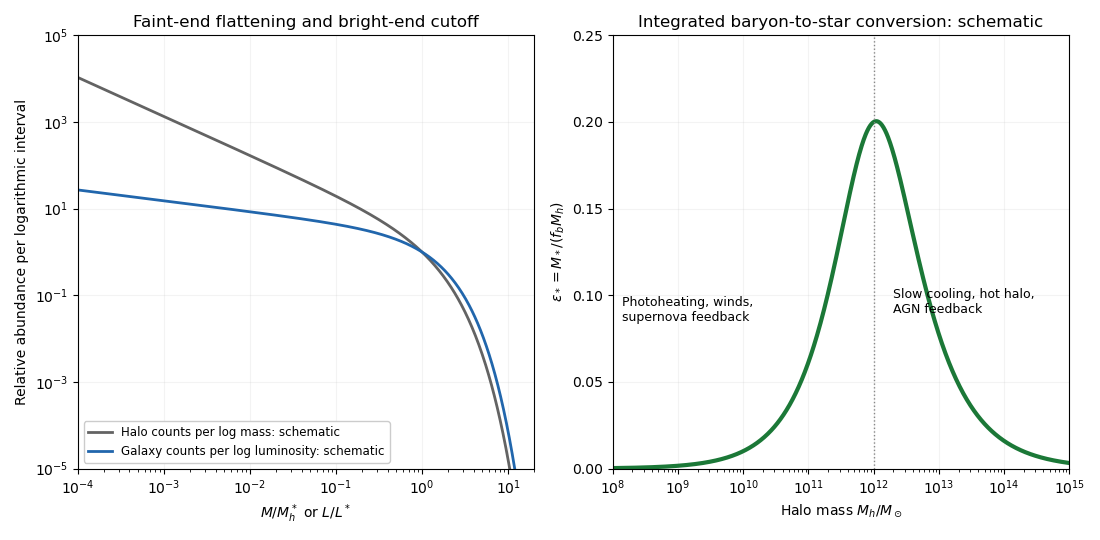

The script that saved this image:
"""Dimensionless conceptual curves, not observational fits. Python 3.14 / root deps.
Writes only PNG basename to cwd and respects caller MPLCONFIGDIR.
"""
import numpy as np
import matplotlib
matplotlib.use('Agg')
import matplotlib.pyplot as plt
q=np.logspace(-4,2,900);halo=q**(-.9)*np.exp(-q);gal=q**(-.25)*np.exp(-q)
M=np.logspace(8,15,900);r=M/1e12;eff=.4/(r**(-.8)+r**(.7))
fig,(a,b)=plt.subplots(1,2,figsize=(11,5.4),dpi=100,facecolor='white')
a.loglog(q,halo/halo[np.argmin(abs(q-1))],color='#636363',lw=2,label='Halo counts per log mass: schematic')
a.loglog(q,gal/gal[np.argmin(abs(q-1))],color='#2166ac',lw=2,label='Galaxy counts per log luminosity: schematic')
a.set(xlim=(1e-4,20),ylim=(1e-5,1e5),xlabel=r'$M/M_h^*$ or $L/L^*$',ylabel='Relative abundance per logarithmic interval',title='Faint-end flattening and bright-end cutoff');a.legend(fontsize=8.5,loc='lower left',framealpha=1);a.grid(alpha=.15)
b.semilogx(M,eff,color='#1b7837',lw=3);b.set(xlim=(1e8,1e15),ylim=(0,.25),xlabel=r'Halo mass $M_h/M_\odot$',ylabel=r'$\epsilon_*=M_*/(f_bM_h)$',title='Integrated baryon-to-star conversion: schematic')
b.text(1.4e8,.085,'Photoheating, winds,\nsupernova feedback',fontsize=9);b.text(2e12,.09,'Slow cooling, hot halo,\nAGN feedback',fontsize=9);b.axvline(1e12,color='#888',ls=':',lw=1);b.grid(alpha=.15)
fig.tight_layout();fig.savefig('paper-60-luminosity.png',dpi=100,facecolor='white',transparent=False);plt.close(fig)
